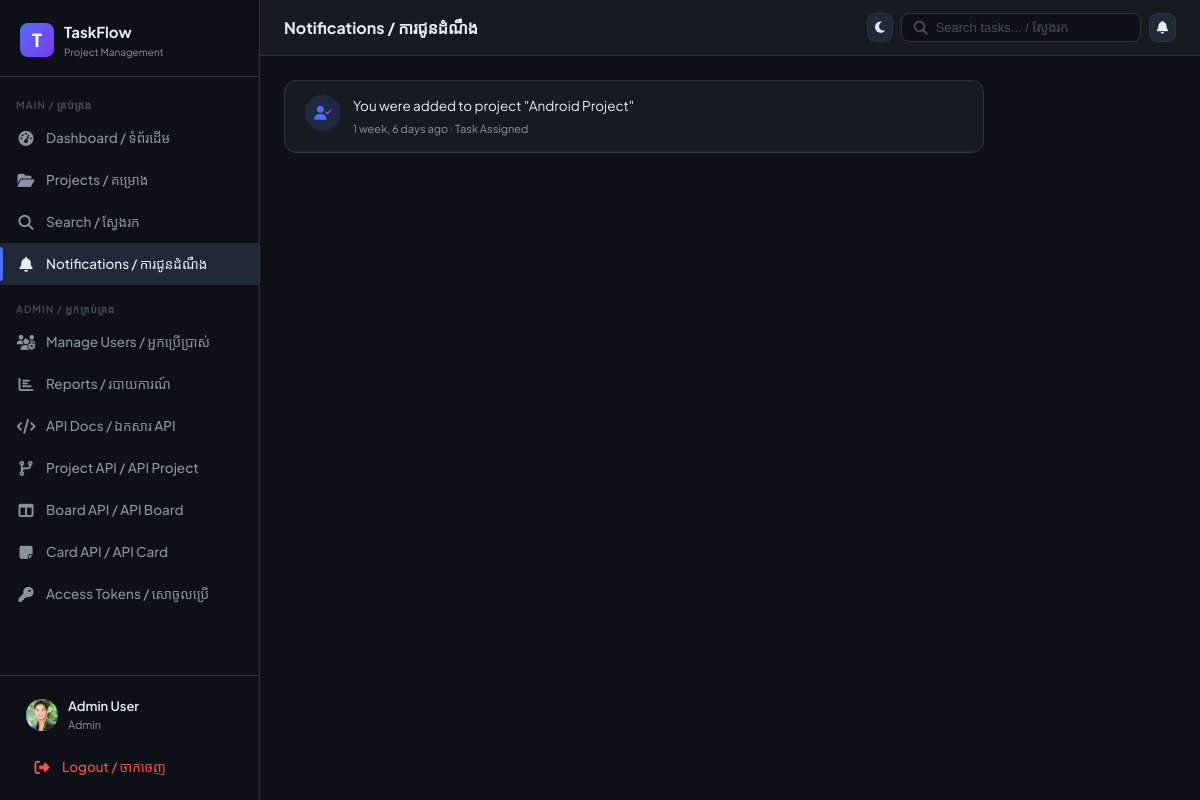
/notifications/ (signed in), run on the app's committed database.
### core/models.py (models this page shows, shortened)
class User(AbstractUser):
    ROLE_CHOICES = [("admin", "Admin"), ("member", "Member")]
    role = models.CharField(max_length=10, choices=ROLE_CHOICES, default="member")
    avatar = models.ImageField(upload_to="avatars/", blank=True, null=True)
    is_active = models.BooleanField(default=True)
    @property
    def is_admin(self):
        return self.role == "admin"

class Notification(models.Model):
    TYPE_CHOICES = [
        ("assigned", "Task Assigned"),
        ("comment", "New Comment"),
        ("deadline", "Deadline Soon"),
        ("status", "Status Changed"),
        ("mention", "Mentioned"),
    ]
    user = models.ForeignKey(
        User, on_delete=models.CASCADE, related_name="notifications"
    )
    type = models.CharField(max_length=20, choices=TYPE_CHOICES)
    message = models.TextField()
    link = models.CharField(max_length=255, blank=True)
    is_read = models.BooleanField(default=False)
    created_at = models.DateTimeField(auto_now_add=True)
    class Meta:
        ordering = ["-created_at"]

### core/views.py (the view)
# urls.py: path('notifications/',                   api_views.NotificationListAPIView.as_view(),         name='api_notifications'),
@login_required
def notifications(request):
    notifs = request.user.notifications.all()[:30]
    request.user.notifications.filter(is_read=False).update(is_read=True)
    context = {
        "notifications": notifs,
        "unread_count": 0,
    }
    return render(request, "notifications.html", context)

### templates/notifications.html (shortened to what this page needs)
{% extends 'base.html' %}
{% block page_title %}Notifications / ការជូនដំណឹង{% endblock %}
{% block content %}
<div style="max-width:700px">
  <div class="card">
    <div class="card-body" style="padding:0">
      {% for n in notifications %}
      <div style="display:flex;align-items:flex-start;gap:12px;padding:14px 20px;border-bottom:1px solid rgba(48,54,61,.5);{% if not n.is_read %}background:rgba(79,110,247,.04){% endif %}">
        <div style="width:36px;height:36px;border-radius:50%;flex-shrink:0;display:flex;align-items:center;justify-content:center;
          {% if n.type == 'assigned' %}background:rgba(79,110,247,.15);color:var(--accent)
          {% elif n.type == 'comment' %}background:rgba(46,160,67,.15);color:var(--green)
          {% elif n.type == 'deadline' %}background:rgba(210,153,34,.15);color:var(--yellow)
          {% else %}background:rgba(139,148,158,.1);color:var(--text-muted){% endif %}">
          <i class="fa-solid fa-{% if n.type == 'assigned' %}user-check{% elif n.type == 'comment' %}comment{% elif n.type == 'deadline' %}clock{% else %}bell{% endif %}"></i>
        </div>
        <div style="flex:1">
          <div style="font-size:13.5px;{% if not n.is_read %}font-weight:600{% endif %}">{{ n.message }}</div>
          <div style="font-size:11px;color:var(--text-muted);margin-top:3px">{{ n.created_at|timesince }} ago · {{ n.get_type_display }}</div>
        </div>
      </div>
      {% empty %}
      <div style="text-align:center;padding:64px;color:var(--text-muted)">
        <i class="fa-solid fa-bell-slash" style="font-size:40px;margin-bottom:16px;display:block;opacity:.2"></i>
        No notifications yet / មិនទាន់មានការជូនដំណឹង
      </div>
      {% endfor %}
    </div>
  </div>
</div>
{% endblock %}

### templates/base.html (shortened to what this page needs)
{% load static %}
<!doctype html>
<html lang="km-en">
  <head>
    <link rel="stylesheet" href="{% static 'css/main.css' %}" />
    <link rel="stylesheet" href="https://cdnjs.cloudflare.com/ajax/libs/font-awesome/6.5.0/css/all.min.css" />
  </head>
  <body class="{% block body_class %}{% endblock %}">
    <aside class="sidebar" id="sidebar">
      <div class="sidebar-logo">
        <div class="logo-icon">T</div>
        <div>
          <div class="logo-text">TaskFlow</div>
          <div class="logo-sub">Project Management</div>
        </div>
      </div>
      <nav class="sidebar-nav">
        <div class="nav-section">Main / គ្រប់គ្រង</div>
        <a href="{% url 'dashboard' %}" class="nav-link {% if request.resolver_match.url_name == 'dashboard' %}active{% endif %}">
          <span class="nav-icon"><i class="fa-solid fa-gauge-high"></i></span>
          Dashboard / ទំព័រដើម
        </a>
        <a href="{% url 'projects' %}" class="nav-link ">
          <span class="nav-icon"><i class="fa-solid fa-folder-open"></i></span>
          Projects / គម្រោង
        </a>
        <a href="{% url 'search' %}" class="nav-link {% if request.resolver_match.url_name == 'search' %}active{% endif %}">
          <span class="nav-icon"><i class="fa-solid fa-magnifying-glass"></i></span>
          Search / ស្វែងរក
        </a>
        <a href="{% url 'notifications' %}" class="nav-link {% if request.resolver_match.url_name == 'notifications' %}active{% endif %}">
          <span class="nav-icon"><i class="fa-solid fa-bell"></i></span>
          Notifications / ការជូនដំណឹង
        </a>
        {% if user.is_admin or user.is_staff or user.is_superuser %}
        <div class="nav-section" style="margin-top: 8px">Admin / អ្នកគ្រប់គ្រង</div>
        <a href="{% url 'admin_users' %}" class="nav-link {% if request.resolver_match.url_name == 'admin_users' %}active{% endif %}">
          <span class="nav-icon"><i class="fa-solid fa-users-gear"></i></span>
          Manage Users / អ្នកប្រើប្រាស់
        </a>
        <a href="{% url 'admin_reports' %}" class="nav-link {% if request.resolver_match.url_name == 'admin_reports' %}active{% endif %}">
          <span class="nav-icon"><i class="fa-solid fa-chart-bar"></i></span>
          Reports / របាយការណ៍
        </a>
        <a href="{% url 'admin_api_docs' %}" class="nav-link {% if request.resolver_match.url_name == 'admin_api_docs' %}active{% endif %}">
          <span class="nav-icon"><i class="fa-solid fa-code"></i></span>
          API Docs / ឯកសារ API
        </a>
        <a href="{% url 'admin_project_api' %}" class="nav-link {% if request.resolver_match.url_name == 'project_api_crud' or request.resolver_match.url_name == 'admin_project_api' %}active{% endif %}">
          <span class="nav-icon"><i class="fa-solid fa-code-branch"></i></span>
          Project API / API Project
        </a>
        <a href="{% url 'admin_board_api' %}" class="nav-link {% if request.resolver_match.url_name == 'board_api_crud' or request.resolver_match.url_name == 'admin_board_api' %}active{% endif %}">
          <span class="nav-icon"><i class="fa-solid fa-columns"></i></span>
          Board API / API Board
        </a>
        <a href="{% url 'admin_card_api' %}" class="nav-link {% if request.resolver_match.url_name == 'card_api_crud' or request.resolver_match.url_name == 'admin_card_api' %}active{% endif %}">
          <span class="nav-icon"><i class="fa-solid fa-note-sticky"></i></span>
          Card API / API Card
        </a>
        <a href="{% url 'admin_access_tokens' %}" class="nav-link {% if request.resolver_match.url_name == 'admin_access_tokens' %}active{% endif %}">
          <span class="nav-icon"><i class="fa-solid fa-key"></i></span>
          Access Tokens / សោចូលប្រើ
        </a>
        {% endif %}
      </nav>
      <div class="sidebar-footer">
        <a href="{% url 'profile' %}" class="user-card">
          <div class="user-avatar">
            {% if user.avatar %}<img src="{{ user.avatar.url }}" alt="" />
            {% else %}{{ user.username|first|upper }}{% endif %}
          </div>
          <div class="user-info">
            <div class="user-name">{{ user.get_full_name|default:user.username }}</div>
            <div class="user-role">{{ user.role }}</div>
          </div>
        </a>
        <a href="{% url 'logout' %}" class="nav-link" style="margin-top: 4px; color: var(--red)">
          <span class="nav-icon"><i class="fa-solid fa-right-from-bracket"></i></span>
          Logout / ចាកចេញ
        </a>
      </div>
    </aside>
    <div class="main-content">
      <div class="topbar">
        <div class="topbar-title">{% block page_title %}{% endblock %}</div>
        <div class="topbar-actions">
          <button id="themeToggle" class="btn btn-icon btn-secondary" type="button">
            <i class="fa-solid fa-moon" id="themeIcon"></i>
          </button>
          <form action="{% url 'search' %}" method="get" class="search-bar">
            <i class="fa-solid fa-magnifying-glass" style="color: var(--text-faint)"></i>
            <input type="text" name="q" placeholder="Search tasks... / ស្វែងរក" value="{{ request.GET.q }}" />
          </form>
          <a href="{% url 'notifications' %}" class="btn btn-icon btn-secondary" style="position: relative">
            <i class="fa-solid fa-bell"></i>
          </a>
        </div>
      </div>
      <div class="page-content">
        {% block content %}{% endblock %}
      </div>
    </div>
  </body>
</html>

### data on the page
User: avatar (picture), get_full_name "Admin User", role "Admin"
Notification: message "You were added to project \"Android Project\"", created_at "1 week, 6 days", type "Task Assigned"
